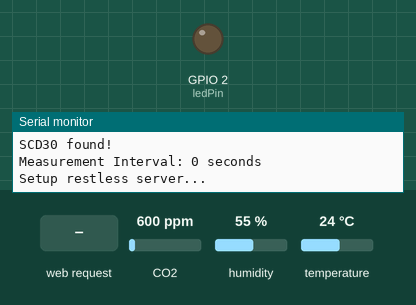
Recording of a sketch running on a simulated ESP32. Shown: output pins drawn as LEDs (lit = HIGH), the last lines printed to the serial monitor. Inputs (shaded band) come from the test bench; at power-on: CO2 600 ppm, humidity 55 %, temperature 24 °C. WiFi joins after 1.5 s; servers stay silent unless stated; not simulated (calls return 0 or success): arduino_secrets.h.

Above: at 3.2 s.
3.3 s: HTTP request GET /led received
At 3.7 s:
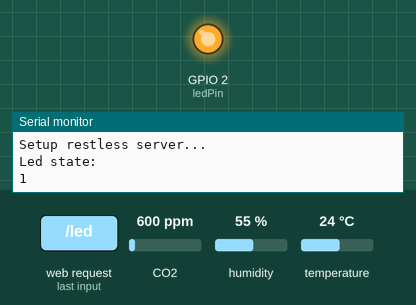
4.8 s: HTTP request GET /led-auth received
At 6.0 s:
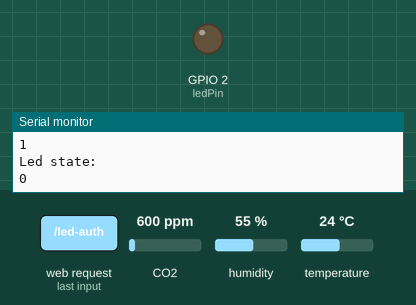
Timing chart, 0 to 7.8 s (numbered marks = the images above; inputs shaded):
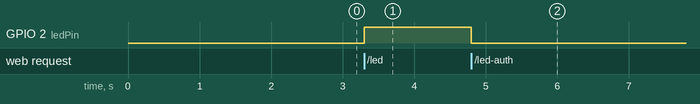

Measured:
- after the input at 3.3 s, GPIO 2 (ledPin): LOW → HIGH at once
- after the input at 4.8 s, GPIO 2 (ledPin): HIGH → LOW at once

The sketch:

esp32_ndir_co2.ino
```cpp
#include <WiFi.h>
#include <WebServer.h>
#include <ArduinoJson.h>
#include "Adafruit_SCD30.h"
#include "arduino_secrets.h"


const char* ssid = SECRET_SSID;
const char* password = SECRET_PWD;

const char* http_username = SECRET_HTTP_USER;
const char* http_password = SECRET_HTTP_PWD;

// Web server running on port 80
WebServer server(80);

// Sensor
Adafruit_SCD30  scd30;
float temperature;
float humidity;
float co2;
bool sensor_detected = 0;

unsigned long lastTime = 0;
unsigned long timerDelay = 1000;  // send readings timer

// JSON data buffer
StaticJsonDocument<300> jsonDocument;
char buffer[350];

bool ledState = 0;
const int ledPin = 2;

void init_scd30() {
  if (!scd30.begin()) {
    Serial.println("Failed to find SCD30 chip.");
    sensor_detected = 0;
  }
  Serial.println("SCD30 found!");
  Serial.print("Measurement Interval: ");
  Serial.print(scd30.getMeasurementInterval());
  Serial.println(" seconds");
  sensor_detected = 1;
}

void getSCD30Readings(){
  // Check whether new data is available.
  if (scd30.dataReady()) {
    if (!scd30.read()){ Serial.println("Error reading sensor data"); return; }

  }
  temperature = scd30.temperature;
  humidity = scd30.relative_humidity;
  co2 = scd30.CO2;
}

void connectToWifi() {
  /*Serial.print("MAC Address: ");
  Serial.println(WiFi.macAddress());*/
  /*esp_log_level_set("wifi", ESP_LOG_VERBOSE);
  Serial.setDebugOutput(true);*/
  WiFi.begin(ssid, password);
  Serial.print("Connecting to ");
  Serial.println(ssid);
  while (WiFi.status() != WL_CONNECTED) {
    delay(1000);
    Serial.print(".");
  }
  Serial.println("");
  Serial.println("Connected to the WiFi network.");
  Serial.println(WiFi.localIP());
  Serial.print("MAC Address: ");
  Serial.println(WiFi.macAddress());
}

void setup_routing() {
  server.on("/temperature", getTemperature);
  server.on("/humidity", getHumidity);
  server.on("/env", getEnv);
  server.on("/led", toggleLed);
  server.on("/mac", getMacAddress);
  server.on("/led-auth",[]() {
    if (!server.authenticate(http_username, http_password))
      return server.requestAuthentication();
    toggleLed();
  });
  server.on("/logout", []() {
    server.send(401,"text/plain", "Forbidden!");
  });

  // start server
  server.begin();
  Serial.println("Setup restless server...");
}

void create_json(char *tag, float value, char *unit) {
  jsonDocument.clear();
  jsonDocument["type"] = tag;
  jsonDocument["value"] = value;
  jsonDocument["unit"] = unit;
  serializeJson(jsonDocument, buffer);
}

void add_json_object(char *tag, float value, char *unit) {
  JsonObject obj = jsonDocument.createNestedObject();
  obj["type"] = tag;
  obj["value"] = value;
  obj["unit"] = unit;
}

void getTemperature() {
  Serial.println("Get temperature");
  create_json("temperature", temperature, "°C");
  server.send(200, "application/json", buffer);
}

void getHumidity() {
  Serial.println("Get humidity");
  create_json("humidity", humidity, "%");
  server.send(200, "application/json", buffer);
}

void getCO2() {
  Serial.println("Get CO2 content");
  create_json("CO2", co2, "ppm");
  server.send(200, "application/json", buffer);
}

void getEnv() {
  Serial.println("Get env");
  jsonDocument.clear();
  add_json_object("temperature", temperature, "°C");
  add_json_object("humidity", humidity, "%");
  add_json_object("CO2", co2, "ppm");
  serializeJson(jsonDocument, buffer);
  server.send(200, "application/json", buffer);
}

void toggleLed() {
  ledState = !ledState;
  Serial.println("Led state: ");
  Serial.print(ledState);
  Serial.println("");
  digitalWrite(ledPin, ledState);
  jsonDocument.clear();
  jsonDocument["ledState"] = ledState;
  serializeJson(jsonDocument, buffer);
  server.send(200, "application/json", buffer);
}

void getMacAddress() {
  server.send(200, "application/text", WiFi.macAddress());
}


void setup() {
  Serial.begin(115200);
  pinMode(ledPin, OUTPUT);
  digitalWrite(ledPin, LOW);
  connectToWifi();
  // Init SCD30 sensor
  init_scd30();
  if (sensor_detected) {
    setup_routing();
  }

}

void loop() {
  if ((millis() - lastTime) > timerDelay && sensor_detected ) {
    getSCD30Readings();
    lastTime = millis();
  }
  if (sensor_detected) {
    server.handleClient();
  }
}
```
